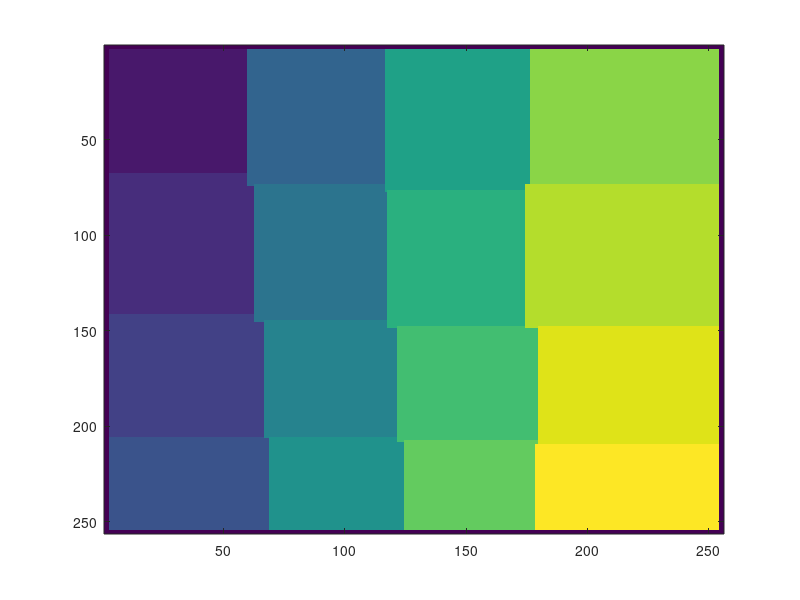

The MATLAB source for this figure: (Note: this script raises an error after producing the figure.)
%newtwork for classificatiokn
%  dividing the image into smaller squares, just using the network didnt
%  worked so...lets try a new approach
%

%first prepare the data
load('analog_flood_all_17_11_15.mat')
imgNN_01_17_11 = squeeze(floodImg(1,:,:));

imgNN = imgNN_01_17_11; %so that the name is shorter
% the other one is like that to know from what image i took it

%black and white mask of only the pixels
imgBW = imgNN > 6; %7 is also fine...still very low threshold value
img2 = imgNN.*imgBW; 
imagesc(img2);

%now prepare the classes
cc = bwconncomp(imgBW);
labeled = labelmatrix(cc);
RGB_label = label2rgb(labeled, @copper, 'c', 'shuffle');
imshow(RGB_label,'InitialMagnification','fit');

%there are some loose pixels...get rid of them
stats = regionprops(cc, 'Area');
idx = find([stats.Area] > 5);
BW2 = ismember(labelmatrix(cc), idx);
%repeat it to keep only the needed labels
cc2 = bwconncomp(BW2);
labeled = labelmatrix(cc2);
RGB_label = label2rgb(labeled, @copper, 'c', 'shuffle');
imshow(RGB_label,'InitialMagnification','fit');

%obtain just the centers
stats2 = regionprops(cc2, 'Centroid');
centers = zeros(2,size(stats2,1));
for i = 1 : size(stats2,1)
    centers(:,i) = stats2(i).Centroid;
end

%reorder the data
labelsOrd = labeled;
% do the same for the centers
centersOrd = centers;
labelsOrd(find(labeled == 3)) = 4;
centersOrd(:,3) = centers(:,4);
labelsOrd(find(labeled == 4)) = 3;
centersOrd(:,4) = centers(:,3);
labelsOrd(find(labeled == 7)) = 8;
centersOrd(:,7) = centers(:,8);
labelsOrd(find(labeled == 8)) = 7;
centersOrd(:,8) = centers(:,7);
labelsOrd(find(labeled == 10)) = 9;
centersOrd(:,10) = centers(:,9);
labelsOrd(find(labeled == 9)) = 10;
centersOrd(:,9) = centers(:,10);
labelsOrd(find(labeled == 14)) = 13;
centersOrd(:,13) = centers(:,14);
labelsOrd(find(labeled == 15)) = 14;
centersOrd(:,14) = centers(:,15);
labelsOrd(find(labeled == 16)) = 15;
centersOrd(:,15) = centers(:,16);
labelsOrd(find(labeled == 13)) = 16;
centersOrd(:,16) = centers(:,13);

%reshape it to work better with it
centersOrd = reshape(centersOrd,2,4,4);

%find the crossing points, not done with an array because the data is not
%well sorted...could implement a sorting algorithm but....
borders = zeros(2,3,3);
%fisrt the x values
for i = 1 : size(centersOrd,2)-1
    for j = 1 : size(centersOrd,3)-1
        borders(1,i,j) = mean(centersOrd(1,i,j:j+1));
        borders(2,i,j) = mean(centersOrd(2,i:i+1,j));
    end
end
%can be improved for the elements in the last row

imgClass = zeros(256,256);
%x lines
% for i = 1 : 3
%     imgClass(1:borders(1,i,1),borders(2,i,1)) = 1;
%     imgClass(borders(1,1,i),1:borders(2,1,i)) = 1;
%     imgClass(borders(1,i,3):256,borders(2,i,3)) = 1;
%     imgClass(borders(1,3,i),borders(2,3,i):256) = 1;
% end
% for i = 1 : 2
%     for j = 1 : 2
%         imgClass(borders(1,i,j),borders(2,i,j):borders(2,i+1,j)) = 1;
%         imgClass(borders(1,i,j):borders(1,i,j+1),borders(2,i,j)) = 1;
%     end
% end
% for i = 1: 2
%     imgClass(borders(1,i,3),borders(2,i,3):borders(2,i+1,3)) = 1;
%     imgClass(borders(1,3,i):borders(1,3,i+1),borders(2,3,i)) = 1;
% end
for j = 1 : 4
     for i = 1:4
         if i == 1
             x(1) = 1+2;
             x(2) = round((centersOrd(2,i+1,j)+centersOrd(2,i,j))/2)-2;
         elseif i == 4
             x(2) = 256-2;
             x(1) = round((centersOrd(2,i,j)+centersOrd(2,i-1,j))/2)-2;
         else
             x(1) = round((centersOrd(2,i,j)+centersOrd(2,i-1,j))/2)-2;
             x(2) = round((centersOrd(2,i,j)+centersOrd(2,i+1,j))/2)-2;
         end
         if j == 1
             y(1) = 1+2;
             y(2) = round(centersOrd(1,i,j+1)+(centersOrd(1,i,j))/2)-2;
         elseif j == 4
             y(2) = 256-2;
             y(1) = round((centersOrd(1,i,j)+centersOrd(1,i,j-1))/2)-2;
         else
             y(1) = round((centersOrd(1,i,j)+centersOrd(1,i,j-1))/2)-2;
             y(2) = round((centersOrd(1,i,j)+centersOrd(1,i,j+1))/2)-2;
         end
         imgClass(x(1):x(2),y(1):y(2)) = i+((j-1)*4);
     end
end
%now i can check the classes
imagesc(imgClass);


%now keep the list of pixels that i will use for my classes
classes = imgClass;

%generate the classification matrix
imgClass = zeros(max(max(classes)),size(pAmps,2));
imgSize = 256;
for i = 1 : size(pAmps,2)
     A = pAmps(1,i);
     B = pAmps(2,i);
     C = pAmps(3,i);
     D = pAmps(4,i);
     En = A+B+C+D;
     X = round(((A+D)-(B+C))/En*imgSize/2)+imgSize/2;
     Y = round(((A+B)-(C+D))/En*imgSize/2)+imgSize/2;
     if X>0 && X<imgSize && Y>0 && Y<imgSize
         imgClass(classes(X,Y),i) = 1;
         %img(j,X,Y) = floodFitted(j,X,Y)+1;
     end
end

%prepare data for training
netInputs = squeeze(pWidths(2,:,1:10000));
netOutputs = imgClass(:,1:10000);

%network generation ....training etc
%
% This script assumes these variables are defined:
%
%   netInputs - input data.
%   netOutputs - target data.

inputs = netInputs;
targets = netOutputs;

% Create a Pattern Recognition Network
hiddenLayerSize = 100;
net = patternnet(hiddenLayerSize);


% Setup Division of Data for Training, Validation, Testing
net.divideParam.trainRatio = 60/100;
net.divideParam.valRatio = 20/100;
net.divideParam.testRatio = 20/100;


% Train the Network
[net,tr] = train(net,inputs,targets);

% Test the Network
outputs = net(inputs);
errors = gsubtract(targets,outputs);
performance = perform(net,targets,outputs)

% View the Network
view(net)

% Plots
% Uncomment these lines to enable various plots.
%figure, plotperform(tr)
%figure, plottrainstate(tr)
%figure, plotconfusion(targets,outputs)
%figure, ploterrhist(errors)

% Plots
% Uncomment these lines to enable various plots.
%figure, plotperform(tr)
%figure, plottrainstate(tr)
%figure, plotconfusion(targets,outputs)
%figure, ploterrhist(errors)

%data to test the network
netInputs2 = squeeze(pWidths(2,:,10001:20000));
netOutputs2 = imgClass(:,10001:20000);


outS = net(netInputs2);
%esto me da solo el scatter, dividirlo en solo 16 clases usando cuadraddos
%y luego dividirlos otra vez para detectar solo el scatter
